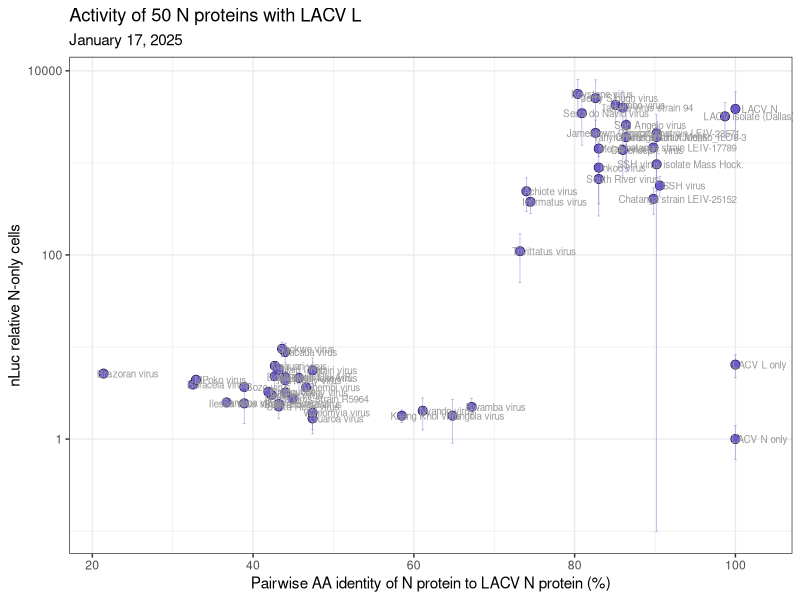
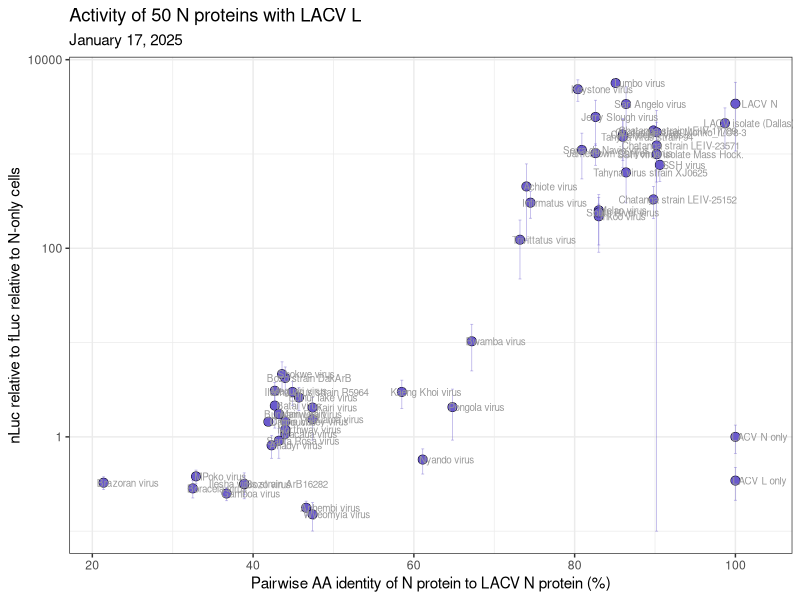
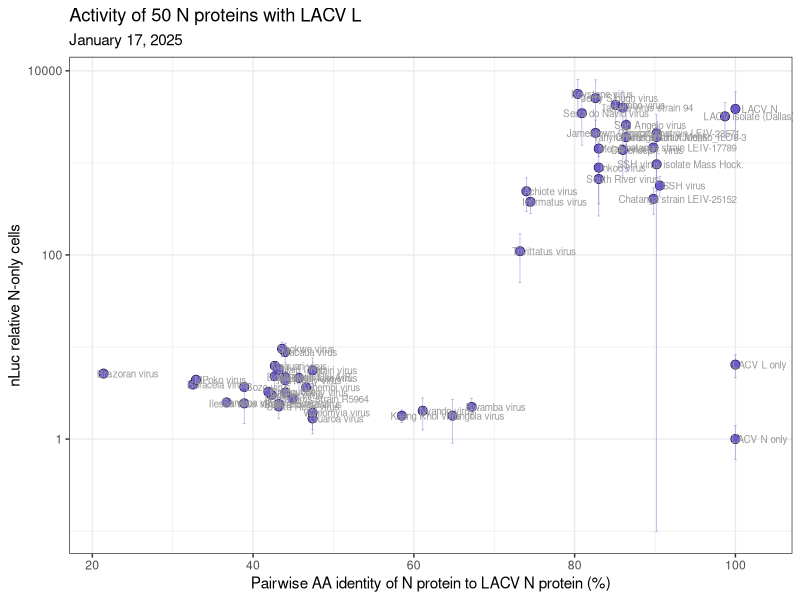
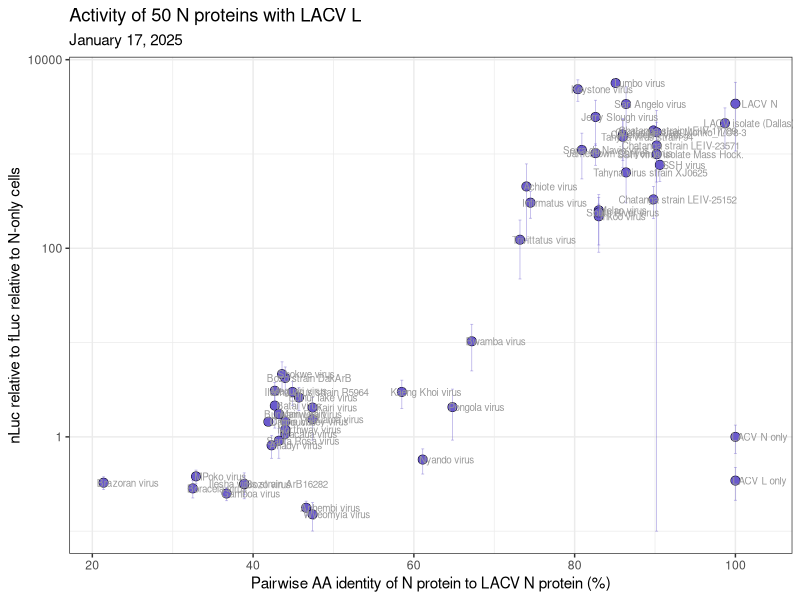

These charts were generated, in order, by the following R code:
library(tidyverse)
library(readxl)
library(patchwork)

df <- read_excel("2025_01_17_LACV_50N_exp1_tidy.xlsx")

# remove L-only from the data frame and use N-only instead
# df <- df %>% 
#   filter(!(N == "LACV L only"))

# calculate nLuc / fLuc
df <- df %>% mutate(nLuc_rel_fLuc = nLuc / fLuc)

# calculate N-only nLuc
df$bg_nLuc          <- df %>% filter(N == "LACV N only") %>% summarize(bg_nLuc = mean(nLuc)) %>% pull(bg_nLuc)
df$bg_nLuc_rel_fLuc <- df %>% filter(N == "LACV N only") %>% summarize(bg_nLuc_rel_fLuc = mean(nLuc_rel_fLuc)) %>% pull(bg_nLuc_rel_fLuc)

# normalize to N-only
df <- df %>% mutate(nLuc_rel_bg = nLuc / bg_nLuc,
                    nLuc_rel_fLuc_rel_bg = nLuc_rel_fLuc / bg_nLuc_rel_fLuc)

# ---------------------
# activity vs. distance
# ---------------------

# pairwise % identity between GPCs involved
dist_df <- read_excel("../Orthobunya_metadata.xlsx")

df <- left_join(df, dist_df, by=c("N_pMDS" = "pMDS"))

# calculate averages of normalized luminescence
# use double-normalized luminescence values.  
# That is, normalized to both N-only and fLuc
df_norm_avg <- df %>% 
  group_by (N) %>%
  summarize(mean_lum     = mean(nLuc_rel_bg),
            sd_lum       = sd(nLuc_rel_bg),
            mean_rel_lum = mean(nLuc_rel_fLuc_rel_bg),
            sd_rel_lum   = sd(nLuc_rel_fLuc_rel_bg),
            LACV_pct_id  = mean(Pct_ID_LACV_N),
            .groups="drop") 

# save dataframe with mean luminescence and mean relative luminescence
write.csv(df_norm_avg, "LACV_50N_exp1_normalized_relative_luminescence.csv", row.names = FALSE)

# Set y axis min and max values for cases when std_dev > mean, 
# This way, negative values won't be undefined by the log scale in ggplot
yaxis_min <- 1e-1
yaxis_max <- 1e5

# singly normalized luminescence - to N-only
ggplot(df_norm_avg) +
  geom_point(aes(x=LACV_pct_id, y=mean_lum), shape=21, 
             fill="slateblue", color="black", size=3, stroke=0.25) +
  geom_errorbar(aes(x=LACV_pct_id, 
                    ymin = ifelse((mean_lum - sd_lum) < yaxis_min, yaxis_min, mean_lum - sd_lum),
                    ymax = ifelse((mean_lum + sd_lum) > yaxis_max, yaxis_max, mean_lum + sd_lum)),
                linewidth=0.25, alpha=0.5, color="slateblue") + 
  geom_text(aes(x=LACV_pct_id, y=mean_lum, label=N), 
            size=2.5, color="grey60", 
            nudge_x=3, 
            nudge_y=0, 
            check_overlap = F ) +
  xlab("Pairwise AA identity of N protein to LACV N protein (%)") +
  ylab("nLuc relative N-only cells") +
  scale_y_log10() +
  theme_bw()  +
  ggtitle("Activity of 50 N proteins with LACV L", subtitle="January 17, 2025")

# save as PDF
ggsave("2025_02_07_LACV_51N_results_singly_normalized.pdf", units="in", width=10, height=7.5)

# doubly normalized luminescence (normalize to N-only and fLuc)
ggplot(df_norm_avg) +
  geom_point(aes(x=LACV_pct_id, y=mean_rel_lum), shape=21, 
             fill="slateblue", color="black", size=3, stroke=0.25) +
  geom_errorbar(aes(x=LACV_pct_id, 
                    ymin = ifelse((mean_rel_lum - sd_rel_lum) < yaxis_min, yaxis_min, mean_rel_lum - sd_rel_lum),
                    ymax = ifelse((mean_rel_lum + sd_rel_lum) > yaxis_max, yaxis_max, mean_rel_lum + sd_rel_lum)),
                linewidth=0.25, alpha=0.5, color="slateblue") +
  geom_text(aes(x=LACV_pct_id, y=mean_rel_lum, label=N), 
            size=2.5, color="grey60", 
            nudge_x=3, 
            nudge_y=0, 
            check_overlap = F ) +
  xlab("Pairwise AA identity of N protein to LACV N protein (%)") +
  ylab("nLuc relative to fLuc relative to N-only cells") +
  scale_y_log10() +
  theme_bw()  +
  ggtitle("Activity of 50 N proteins with LACV L", subtitle="January 17, 2025")

# save as PDF
ggsave("2025_02_07_LACV_51N_results_doubly_normalized.pdf", units="in", width=10, height=7.5)
